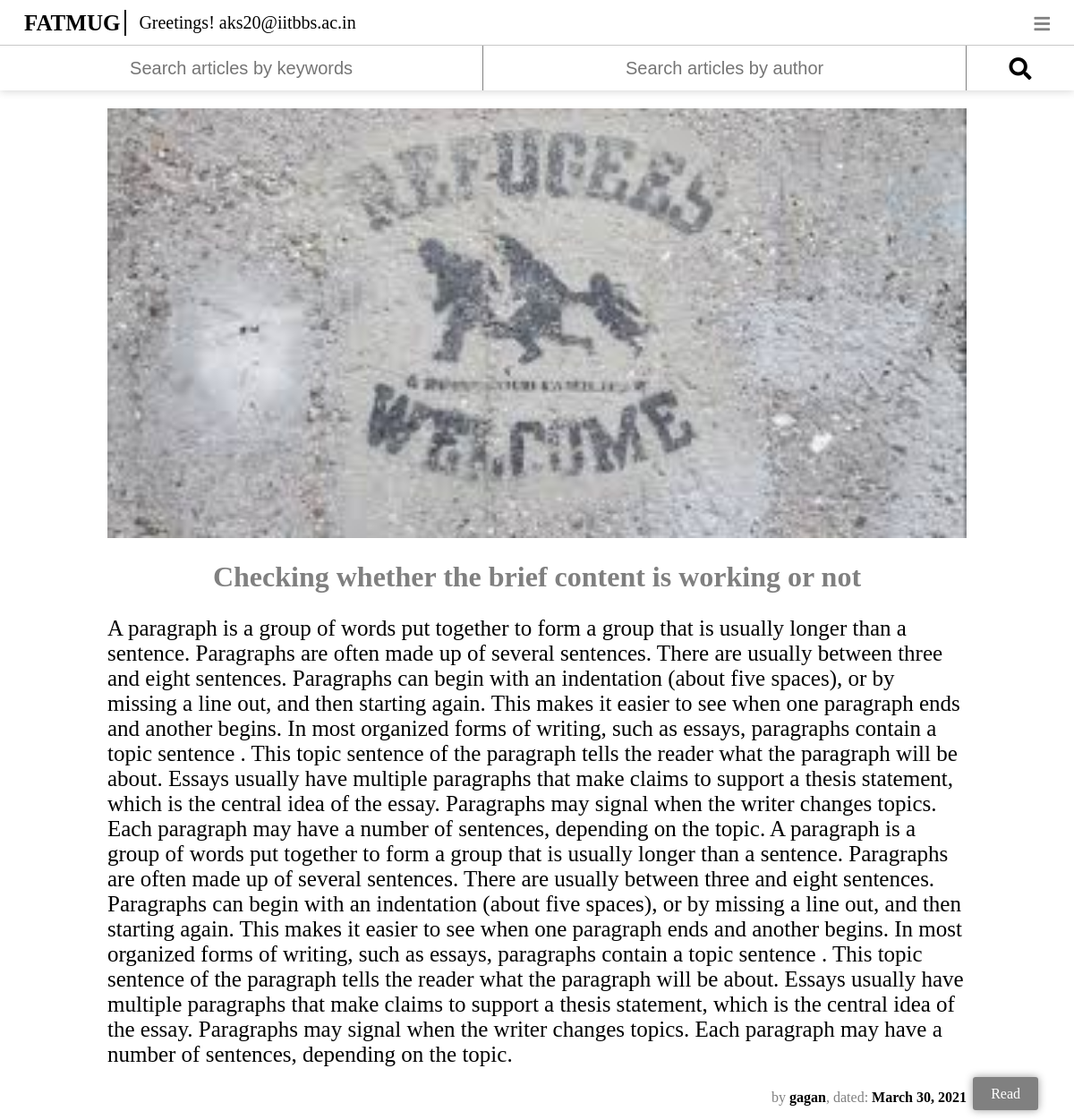
The page /view_article/26 (signed in) on the database its author committed.
### articles/models.py (models this page shows, shortened)
class articles(models.Model):
	author = models.ForeignKey(User, on_delete=models.CASCADE)
	date = models.DateField(auto_now=True)
	title = models.CharField(max_length=200)
	brief_content = models.TextField(default="A brief (Old French from Latin 'brevis', short) is a written legal document used in various legal adversarial systems that is presented to a court arguing why one party to a particular case should prevail")
	content = models.TextField()
	no_of_reads = models.PositiveIntegerField(default=0)
	likes = models.PositiveIntegerField(default=0)
	image = models.ImageField(default="images.jpg", blank=True)
	read_time = models.IntegerField()
	tags = models.ManyToManyField(tags)

### articles/views.py (the view)
# urls.py: path('view_article/<int:id>', views.view_article, name="view_article"),
@login_required(login_url="login")
def view_article(request, id):
	article = models.articles.objects.get(pk=id)
	return render(request, 'view_article.html', {"article": article})

### articles/templates/view_article.html (shortened to what this page needs)
{% load static %}
<!DOCTYPE html>
<html>
	<head>
		<link rel="stylesheet" href="https://pro.fontawesome.com/releases/v5.10.0/css/all.css"/>
		<link rel="stylesheet" href="{% static 'css/navbar.css' %}" type="text/css">
		<link rel="stylesheet" href="{% static 'css/view_article.css' %}" type="text/css">
	</head>
	<body>
		<div class="Outer_navbar_wrapper">
			<div class="Navbar_wrapper">
				<div class="left">
					<a href="{% url 'home' %}"><div class="nav_item" id="logo">FATMUG</div></a>
					<div class="nav_item" id="greeting">Greetings! {{request.user}}</div>
				</div>
				<div class="right">
					<div class="nav_item left_items" id="special" onclick="change()"><i class="fas fa-bars"></i></div>
				</div>
			</div>
			<form method="GET" action="{% url 'searchquery' %}">
				<div class="search">
					<input type="text" placeholder="Search articles by keywords" class="search-input"/>
					<input type="text" placeholder="Search articles by author" class="search-input"/>
					<button value="submit" class="search-icon"><i class="fas fa-search"></i></button>
				</div>
			</form>
		</div>
		<div class="reading"><span class="hover_element">Click here after reading</span><a href="{% url 'done_reading' article.pk %}"><span class="reading_button" onclick="done_reading()" onmouseover="hovering()" onmouseout="not_hovering()">Read</span></div>
		<div class="Outer_wrapper">
			<div class="image_area">
				<img class="image" src="/media/{{article.image}}">
			</div>
			<div class="article">
				<h1 class="heading">{{article.title}}</h1>
				<p class="content">
					{{article.content}}
				</p>
				<p class="author">by <span class="dark">{{article.author}}</span>, dated: <span class="dark">{{article.date}}</span></p>
			</div>
		</div>
	</body>
</html>

### Abhinav_project/static/css/navbar.css (style rules this page uses)
body, html { margin: 0; padding: 0; }
.Outer_navbar_wrapper { position: sticky; top: 0; left: 0; box-shadow: 0px 0px 10px rgba(0,0,0,0.2); }
.Navbar_wrapper { font-family: Verdana; color: grey; background-color: white; width: 100%; height: 50px; display: flex; flex-direction: row; justify-content: space-between; align-items: center; }
.left, .right { flex-grow: 0; flex-shrink: 0; height: 25px; }
.left { font-size: 20px; color: black; display: flex; justify-content: center; align-items: center; }
.right { font-size: 15px; }
.nav_item { border-radius: 3px; line-height: 25px; padding-left: 5px; padding-right: 5px; height: 100%; border: 2px solid white; display: inline-block; }
#logo { margin-left: 20px; font-size: 25px; font-weight: bolder; color: black; cursor: pointer; }
#logo::after { margin-left: 5px; content: ""; border: 1px solid black; }
.right div { margin-right: 20px; }
.hidden, #special { background-color: white; z-index: 1000; display: none; }
#special { font-size: 20px; }
@media screen and (max-device-width: 800px) { .Navbar_wrapper { box-shadow: none; } }
@media screen and (max-device-width: 800px) { .right .nav_item { display: none; } }
@media screen and (max-device-width: 800px) { #special { display: block; } }
.search { display: flex; align-items: center; height: 50px; width: 100%; justify-content: space-between; border-top: 1px solid rgb(200, 200, 200); }
.search-input { text-align: center; font-size: 20px; padding: 0px; height: 100%; width: 45%; border: none; border-right: 1px solid grey; }
.search-icon { font-size: 25px; border: none; height: 100%; line-height: 50px; text-align: center; width: 10%; cursor: pointer; background-color: white; }
a, a:hover { text-decoration: none; color: grey; }

### Abhinav_project/static/css/view_article.css (style rules this page uses)
a, a:hover { text-decoration: none; color: grey; }
.Outer_wrapper { width: 80%; margin-top: 20px; margin-left: auto; margin-right: auto; }
.image_area { width: 100%; }
.image { width: 100%; height: 50%; }
.content { color: black; font-size: 25px; }
.heading { text-align: center; }
.author { color: grey; text-align: right; }
.dark { color: black; font-weight: bold; }
.reading { display: inline; position: fixed; bottom: 20px; right: 40px; }
.reading_button { cursor: pointer; padding: 10px 20px 10px 20px; box-shadow: 0 0 10px rgba(0,0,0, 0.4); background-color: grey; border-radius: 3px; color: white; }

### rows shown on the page
articles: image (picture), title "Checking whether the brief content is working or not", content "A paragraph is a group of words put together to form a group that is usually longer than a sentence. Paragraphs are often made up of several sentences. There are usually between three and eight sentences. Paragraphs can begin with an indentation (about five spaces), or by missing a line out, and then starting again. This makes it easier to see when one paragraph ends and another begins. In most organized forms of writing, such as essays, paragraphs contain a topic sentence . This topic sentence of the paragraph tells the reader what the paragraph will be about. Essays usually have multiple paragraphs that make claims to support a thesis statement, which is the central idea of the essay.…", author "gagan", date "March 30, 2021"

### other values the page prints
{{ request.user }} "aks20@iitbbs.ac.in"
